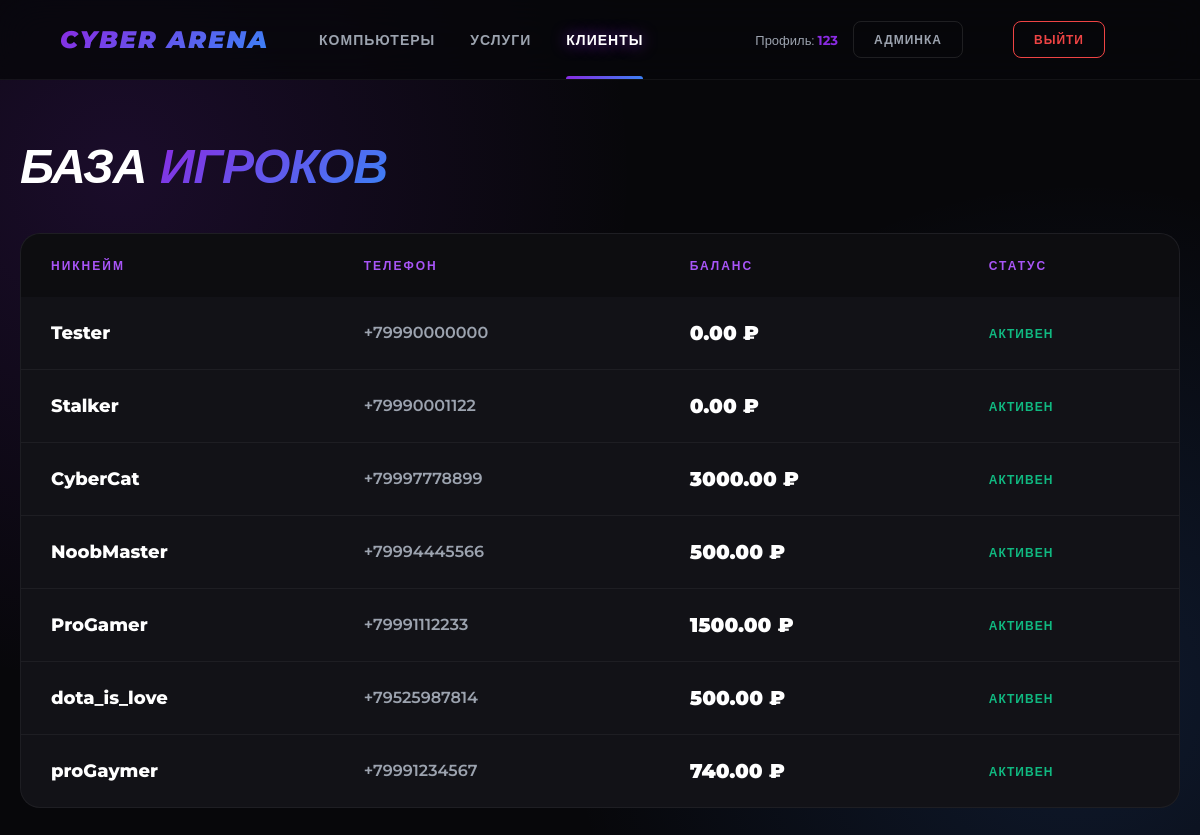
Before: /clients-page/ (signed in) with the older database file.
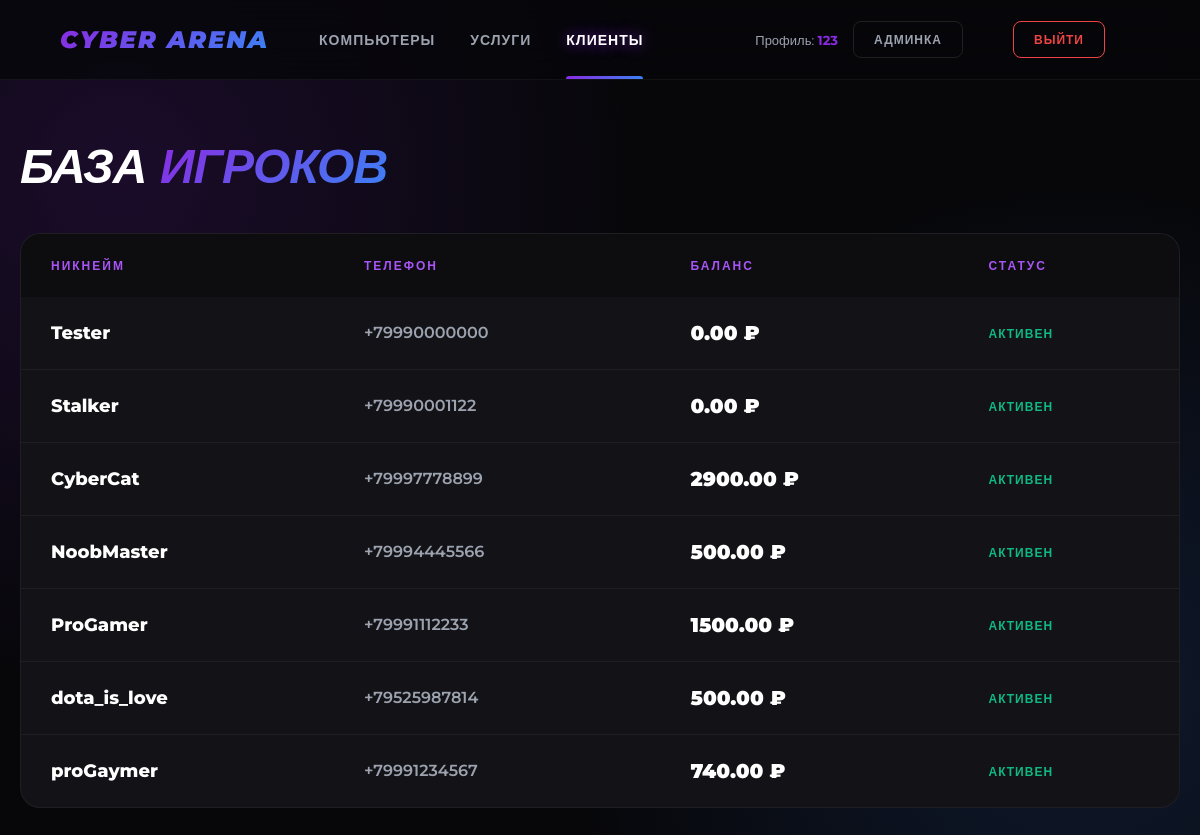
After: the same page with the newer database file.
### c_club/models.py (models this page shows, shortened)
class User(AbstractUser): #пользователи
    class Role(models.TextChoices):
        CLIENT = 'client', 'Клиент'
        ADMIN = 'admin', 'Администратор'
        MANAGER = 'manager', 'Менеджер'
        TECHNICIAN = 'technician', 'Техник'
    role = models.CharField(max_length=20, choices=Role.choices, default=Role.CLIENT)
    nickname = models.CharField(max_length=50, unique=True, null=True, blank=True)
    phone = models.CharField(max_length=20, blank=True)
    balance = models.DecimalField(max_digits=10, decimal_places=2, default=0)
    is_blocked = models.BooleanField(default=False)

### c_club/views.py (the view)
# urls.py: path('clients-page/', views.clients_page, name='clients-page'),
@role_required(['admin', 'manager'])
def clients_page(request):
    clients = User.objects.filter(role='client').order_by('-date_joined')
    return render(request, 'clients.html', {'clients': clients})

### c_club/views.py (called while the page is built)
def role_required(allowed_roles):
    def decorator(view_func):
        @wraps(view_func)
        def _wrapped_view(request, *args, **kwargs):
            if not request.user.is_authenticated:
                return redirect('login_page')
            if request.user.role not in allowed_roles:
                return JsonResponse({'status': 'error', 'message': 'Доступ запрещен', 'code': 403}, status=403)
            return view_func(request, *args, **kwargs)
        return _wrapped_view
    return decorator

### c_club/templates/clients.html (shortened to what this page needs)
{% load static %}
<!DOCTYPE html>
<html lang="ru">
<head>
    <link rel="stylesheet" href="{% static 'css/style.css' %}">
</head>
<body>
    <nav>
        <a href="/" class="nav-brand" style="text-decoration: none;">Cyber Arena</a>
        {% if user.is_authenticated %}
            <a href="/arena/" class="{% if request.resolver_match.url_name == 'index' %}active{% endif %}">Компьютеры</a>
            <a href="/services-page/" class="{% if request.resolver_match.url_name == 'services-page' %}active{% endif %}">Услуги</a>
            {% if user.role == 'admin' or user.role == 'manager' %}
                <a href="/clients-page/" class="{% if request.resolver_match.url_name == 'clients-page' %}active{% endif %}">Клиенты</a>
            {% endif %}
        {% endif %}
        <div style="margin-left: auto; display: flex; align-items: center; gap: 15px;">
            {% if user.is_authenticated %}
                <span style="color: var(--text-muted); font-size: 13px;">
                    Профиль: <b style="color: var(--primary);">{{ user.nickname|default:user.username }}</b>
                </span>
                {% if user.is_staff %}
                    <a href="/admin/" class="admin-link" target="_blank" style="margin-left: 0;">Админка</a>
                {% endif %}
                <a href="/logout/" class="admin-link" style="margin-left: 0; border-color: var(--danger); color: var(--danger) !important;">Выйти</a>
            {% else %}
                <a href="/login/" class="btn" style="padding: 10px 20px; width: auto; font-size: 13px;">Вход</a>
            {% endif %}
        </div>
    </nav>
    <div class="container">
        <h1>База <span>игроков</span></h1>
        <div class="table-wrap">
            <table>
                <thead>
                    <tr>
                        <th>Никнейм</th>
                        <th>Телефон</th>
                        <th>Баланс</th>
                        <th>Статус</th>
                    </tr>
                </thead>
                <tbody>
                    {% for client in clients %}
                    <tr>
                        <td style="font-weight: 800; font-size: 18px;">{{ client.nickname|default:client.username }}</td>
                        <td style="color: var(--text-muted);">{{ client.phone|default:"—" }}</td>
                        <td style="font-weight: 900; font-size: 20px; color: #fff;">{{ client.balance }} ₽</td>
                        <td>
                            {% if client.is_blocked %}
                                <span style="color: var(--danger); font-weight: 700; text-transform: uppercase; font-size: 12px; letter-spacing: 1px;">Заблокирован</span>
                            {% else %}
                                <span style="color: var(--success); font-weight: 700; text-transform: uppercase; font-size: 12px; letter-spacing: 1px;">Активен</span>
                            {% endif %}
                        </td>
                    </tr>
                    {% empty %}
                    <tr><td colspan="4" style="text-align: center; padding: 60px; color: var(--text-muted);">Клиентов пока нет</td></tr>
                    {% endfor %}
                </tbody>
            </table>
        </div>
    </div>
</body>
</html>

### static/css/style.css (style rules this page uses)
:root { --bg-dark: #07070a; --bg-panel: #121217; --primary: #8a2be2; --primary-light: #a855f7; --primary-dark: #5b21b6; --accent: #3b82f6; --danger: #ef4444; --success: #10b981; --warning: #f59e0b; --text-main: #ffffff; --text-muted: #9ca3af; --border: rgba(138, 43, 226, 0.2); --gradient: linear-gradient(135deg, var(--primary) 0%, var(--accent) 100%); }
* { box-sizing: border-box; margin: 0; padding: 0; }
body { font-family: 'Montserrat', sans-serif; background-color: var(--bg-dark); color: var(--text-main); background-image: radial-gradient(circle at 10% 20%, rgba(138, 43, 226, 0.15) 0%, transparent 40%), radial-gradient(circle at 90% 80%, rgba(59, 130, 246, 0.15) 0%, transparent 40%); background-attachment: fixed; min-height: 100vh; display: flex; flex-direction: column; }
nav { background: rgba(7, 7, 10, 0.8); backdrop-filter: blur(20px); -webkit-backdrop-filter: blur(20px); padding: 0 5%; display: flex; align-items: center; height: 80px; border-bottom: 1px solid rgba(255,255,255,0.05); position: sticky; top: 0; z-index: 100; }
.nav-brand { font-size: 24px; font-weight: 900; font-style: italic; background: var(--gradient); -webkit-background-clip: text; -webkit-text-fill-color: transparent; text-transform: uppercase; letter-spacing: 2px; margin-right: 50px; }
nav a { color: var(--text-muted); text-decoration: none; font-weight: 700; font-size: 14px; text-transform: uppercase; letter-spacing: 1px; margin-right: 35px; transition: all 0.3s ease; position: relative; }
nav a:hover, nav a.active { color: #fff; text-shadow: 0 0 15px rgba(138, 43, 226, 0.8); }
nav a.active::after { content: ''; position: absolute; bottom: -30px; left: 0; width: 100%; height: 3px; background: var(--gradient); border-radius: 3px 3px 0 0; }
.admin-link { margin-left: auto; font-size: 12px; padding: 10px 20px; border: 1px solid rgba(255,255,255,0.1); border-radius: 8px; color: var(--text-muted) !important; }
.container { max-width: 1400px; margin: 0 auto; padding: 60px 20px; width: 100%; flex-grow: 1; }
h1 { font-size: 48px; font-weight: 900; text-transform: uppercase; font-style: italic; margin-bottom: 40px; line-height: 1.1; letter-spacing: -1px; }
h1 span { background: var(--gradient); -webkit-background-clip: text; -webkit-text-fill-color: transparent; }
.table-wrap { background: var(--bg-panel); border: 1px solid rgba(255,255,255,0.05); border-radius: 20px; overflow-x: auto; }
table { width: 100%; border-collapse: collapse; text-align: left; }
th { background: rgba(0,0,0,0.3); padding: 24px 30px; font-size: 12px; text-transform: uppercase; letter-spacing: 2px; color: var(--primary-light); font-weight: 800; }
td { padding: 24px 30px; border-bottom: 1px solid rgba(255,255,255,0.05); font-size: 16px; font-weight: 600; }
tr:last-child td { border-bottom: none; }

Changed rows visible on the page:
changed User "CyberCat": balance "3000.00" → "2900.00"
